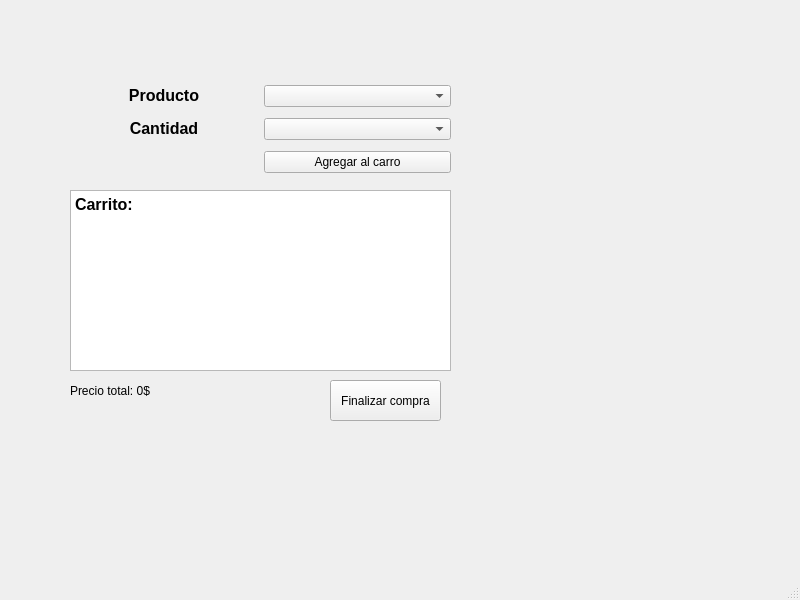
<?xml version="1.0" encoding="UTF-8"?>
<ui version="4.0">
 <class>MainWindow</class>
 <widget class="QMainWindow" name="MainWindow">
  <property name="geometry">
   <rect>
    <x>0</x>
    <y>0</y>
    <width>800</width>
    <height>600</height>
   </rect>
  </property>
  <property name="windowTitle">
   <string>MainWindow</string>
  </property>
  <widget class="QWidget" name="centralwidget">
   <widget class="QWidget" name="gridLayoutWidget">
    <property name="geometry">
     <rect>
      <x>70</x>
      <y>80</y>
      <width>381</width>
      <height>101</height>
     </rect>
    </property>
    <layout class="QGridLayout" name="gridLayout">
     <item row="1" column="0">
      <widget class="QLabel" name="label_3">
       <property name="font">
        <font>
         <weight>75</weight>
         <bold>true</bold>
        </font>
       </property>
       <property name="text">
        <string>&lt;html&gt;&lt;head/&gt;&lt;body&gt;&lt;p align=&quot;center&quot;&gt;&lt;span style=&quot; font-size:12pt;&quot;&gt;Cantidad&lt;/span&gt;&lt;/p&gt;&lt;/body&gt;&lt;/html&gt;</string>
       </property>
      </widget>
     </item>
     <item row="0" column="0">
      <widget class="QLabel" name="label">
       <property name="font">
        <font>
         <weight>75</weight>
         <bold>true</bold>
        </font>
       </property>
       <property name="text">
        <string>&lt;html&gt;&lt;head/&gt;&lt;body&gt;&lt;p align=&quot;center&quot;&gt;&lt;span style=&quot; font-size:12pt;&quot;&gt;Producto&lt;/span&gt;&lt;/p&gt;&lt;/body&gt;&lt;/html&gt;</string>
       </property>
      </widget>
     </item>
     <item row="0" column="1">
      <widget class="QComboBox" name="comboBox"/>
     </item>
     <item row="1" column="1">
      <widget class="QComboBox" name="comboBox_2"/>
     </item>
     <item row="2" column="1">
      <widget class="QPushButton" name="pushButton">
       <property name="text">
        <string>Agregar al carro</string>
       </property>
      </widget>
     </item>
    </layout>
   </widget>
   <widget class="QTextEdit" name="textEdit">
    <property name="geometry">
     <rect>
      <x>70</x>
      <y>190</y>
      <width>381</width>
      <height>181</height>
     </rect>
    </property>
    <property name="html">
     <string>&lt;!DOCTYPE HTML PUBLIC &quot;-//W3C//DTD HTML 4.0//EN&quot; &quot;http://www.w3.org/TR/REC-html40/strict.dtd&quot;&gt;
&lt;html&gt;&lt;head&gt;&lt;meta name=&quot;qrichtext&quot; content=&quot;1&quot; /&gt;&lt;style type=&quot;text/css&quot;&gt;
p, li { white-space: pre-wrap; }
&lt;/style&gt;&lt;/head&gt;&lt;body style=&quot; font-family:'MS Shell Dlg 2'; font-size:7.8pt; font-weight:400; font-style:normal;&quot;&gt;
&lt;p style=&quot; margin-top:0px; margin-bottom:0px; margin-left:0px; margin-right:0px; -qt-block-indent:0; text-indent:0px;&quot;&gt;&lt;span style=&quot; font-size:12pt; font-weight:600;&quot;&gt;Carrito:&lt;/span&gt;&lt;/p&gt;&lt;/body&gt;&lt;/html&gt;</string>
    </property>
   </widget>
   <widget class="QPushButton" name="pushButton_2">
    <property name="geometry">
     <rect>
      <x>330</x>
      <y>380</y>
      <width>111</width>
      <height>41</height>
     </rect>
    </property>
    <property name="text">
     <string>Finalizar compra</string>
    </property>
   </widget>
   <widget class="QLabel" name="label_2">
    <property name="geometry">
     <rect>
      <x>70</x>
      <y>370</y>
      <width>131</width>
      <height>41</height>
     </rect>
    </property>
    <property name="text">
     <string>Precio total: 0$</string>
    </property>
   </widget>
  </widget>
  <widget class="QMenuBar" name="menubar">
   <property name="geometry">
    <rect>
     <x>0</x>
     <y>0</y>
     <width>800</width>
     <height>26</height>
    </rect>
   </property>
  </widget>
  <widget class="QStatusBar" name="statusbar"/>
 </widget>
 <resources/>
 <connections/>
</ui>
